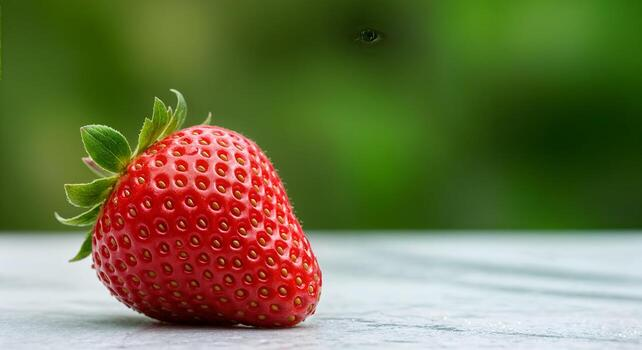
#> input picture strawberry.png, 642 x 350 px, found by its file name
$ python resize.py
#> lines starting #> are read from the running program, lines starting #| are printed output that depends on the picture
from PIL import Image

img = Image.open("strawberry.png")
#> img is the input picture: PIL image 642x350 RGB; mean R, G, B 112.3, 116.1, 73.5

width, height = img.size
#> width = 642; height = 350

left = 4
top = height/5
#> top = 70
right = 154
bottom = 3*height/5
#> bottom = 210

img1 = img.crop((left, top, right, bottom))
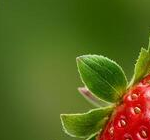
#> img1: PIL image 150x140 RGB; mean R, G, B 90, 100, 29.1
newsize = (300, 300)
img1 = img1.resize(newsize)
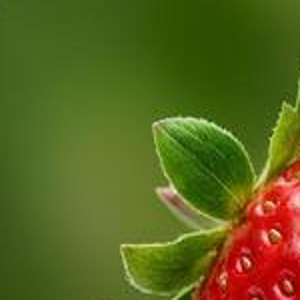
#> img1: PIL image 300x300 RGB; mean R, G, B 90, 100, 29.1

img1.show()

img.close()
img1.close()

$ run again, with cat.png copied over strawberry.png
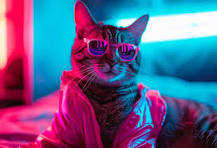
#> input picture cat.png, 217 x 148 px, found by its file name
#> img is the input picture: PIL image 217x148 RGB; mean R, G, B 97.4, 93.5, 138.4
#> `img1 = img.crop((left, top, right, bottom))`:
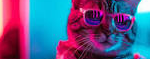
#> img1: PIL image 150x59 RGB; mean R, G, B 92.4, 90.1, 137.2
#> `img1 = img1.resize(newsize)`:
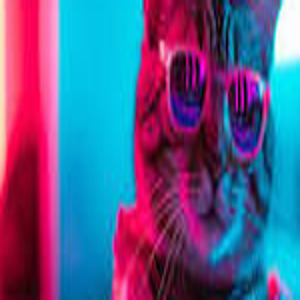
#> img1: PIL image 300x300 RGB; mean R, G, B 92.5, 90.1, 137.2

$ run again, with ocean.png copied over strawberry.png
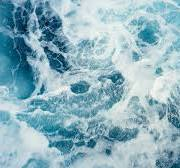
#> input picture ocean.png, 180 x 168 px, found by its file name
#> img is the input picture: PIL image 180x168 RGB; mean R, G, B 142.3, 178.5, 190.2
#> `img1 = img.crop((left, top, right, bottom))`:
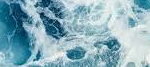
#> img1: PIL image 150x67 RGB; mean R, G, B 135.5, 173.4, 186
#> `img1 = img1.resize(newsize)`:
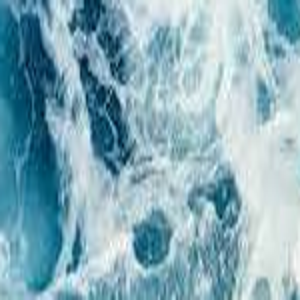
#> img1: PIL image 300x300 RGB; mean R, G, B 135.5, 173.4, 186
